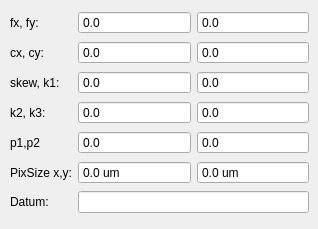
      <widget class="QWidget" name="tab">
       <attribute name="icon">
        <iconset>
         <normaloff>icons/text-file.jpg</normaloff>icons/text-file.jpg</iconset>
       </attribute>
       <attribute name="title">
        <string>aus Bildheader</string>
       </attribute>
       <widget class="QWidget" name="gridLayoutWidget_9">
        <property name="geometry">
         <rect>
          <x>10</x>
          <y>10</y>
          <width>299</width>
          <height>210</height>
         </rect>
        </property>
        <layout class="QGridLayout" name="gridLayout_9">
         <item row="1" column="1">
          <widget class="QLabel" name="label_56">
           <property name="text">
            <string>fx, fy:</string>
           </property>
          </widget>
         </item>
         <item row="1" column="2">
          <layout class="QHBoxLayout" name="horizontalLayout_9">
           <item>
            <widget class="QDoubleSpinBox" name="dlr_geom_fx">
             <property name="buttonSymbols">
              <enum>QAbstractSpinBox::NoButtons</enum>
             </property>
             <property name="suffix">
              <string/>
             </property>
             <property name="decimals">
              <number>1</number>
             </property>
             <property name="maximum">
              <double>9999999.000000000000000</double>
             </property>
            </widget>
           </item>
           <item>
            <widget class="QDoubleSpinBox" name="dlr_geom_fy">
             <property name="buttonSymbols">
              <enum>QAbstractSpinBox::NoButtons</enum>
             </property>
             <property name="suffix">
              <string/>
             </property>
             <property name="decimals">
              <number>1</number>
             </property>
             <property name="maximum">
              <double>9999999.000000000000000</double>
             </property>
            </widget>
           </item>
          </layout>
         </item>
         <item row="3" column="2">
          <layout class="QHBoxLayout" name="horizontalLayout_10">
           <item>
            <widget class="QDoubleSpinBox" name="dlr_geom_skew">
             <property name="buttonSymbols">
              <enum>QAbstractSpinBox::NoButtons</enum>
             </property>
             <property name="suffix">
              <string/>
             </property>
             <property name="decimals">
              <number>1</number>
             </property>
             <property name="maximum">
              <double>9999999.000000000000000</double>
             </property>
            </widget>
           </item>
           <item>
            <widget class="QDoubleSpinBox" name="dlr_geom_k1">
             <property name="buttonSymbols">
              <enum>QAbstractSpinBox::NoButtons</enum>
             </property>
             <property name="suffix">
              <string/>
             </property>
             <property name="decimals">
              <number>1</number>
             </property>
             <property name="maximum">
              <double>9999999.000000000000000</double>
             </property>
            </widget>
           </item>
          </layout>
         </item>
         <item row="2" column="1">
          <widget class="QLabel" name="label_57">
           <property name="text">
            <string>cx, cy:</string>
           </property>
          </widget>
         </item>
         <item row="3" column="1">
          <widget class="QLabel" name="label_59">
           <property name="text">
            <string>skew, k1:</string>
           </property>
          </widget>
         </item>
         <item row="4" column="1">
          <widget class="QLabel" name="label_58">
           <property name="text">
            <string>k2, k3:</string>
           </property>
          </widget>
         </item>
         <item row="5" column="1">
          <widget class="QLabel" name="label_60">
           <property name="text">
            <string>p1,p2</string>
           </property>
          </widget>
         </item>
         <item row="4" column="2">
          <layout class="QHBoxLayout" name="horizontalLayout_11">
           <item>
            <widget class="QDoubleSpinBox" name="dlr_geom_k2">
             <property name="buttonSymbols">
              <enum>QAbstractSpinBox::NoButtons</enum>
             </property>
             <property name="suffix">
              <string/>
             </property>
             <property name="decimals">
              <number>1</number>
             </property>
             <property name="maximum">
              <double>9999999.000000000000000</double>
             </property>
            </widget>
           </item>
           <item>
            <widget class="QDoubleSpinBox" name="dlr_geom_k3">
             <property name="buttonSymbols">
              <enum>QAbstractSpinBox::NoButtons</enum>
             </property>
             <property name="suffix">
              <string/>
             </property>
             <property name="decimals">
              <number>1</number>
             </property>
             <property name="maximum">
              <double>9999999.000000000000000</double>
             </property>
            </widget>
           </item>
          </layout>
         </item>
         <item row="7" column="1">
          <widget class="QLabel" name="label_68">
           <property name="text">
            <string>Datum:</string>
           </property>
          </widget>
         </item>
         <item row="5" column="2">
          <layout class="QHBoxLayout" name="horizontalLayout_7">
           <item>
            <widget class="QDoubleSpinBox" name="dlr_geom_p1">
             <property name="buttonSymbols">
              <enum>QAbstractSpinBox::NoButtons</enum>
             </property>
             <property name="suffix">
              <string/>
             </property>
             <property name="decimals">
              <number>1</number>
             </property>
             <property name="maximum">
              <double>9999999.000000000000000</double>
             </property>
            </widget>
           </item>
           <item>
            <widget class="QDoubleSpinBox" name="dlr_geom_p2">
             <property name="buttonSymbols">
              <enum>QAbstractSpinBox::NoButtons</enum>
             </property>
             <property name="suffix">
              <string/>
             </property>
             <property name="decimals">
              <number>1</number>
             </property>
             <property name="maximum">
              <double>9999999.000000000000000</double>
             </property>
            </widget>
           </item>
          </layout>
         </item>
         <item row="7" column="2">
          <widget class="QLineEdit" name="dlr_geom_ts"/>
         </item>
         <item row="2" column="2">
          <layout class="QHBoxLayout" name="horizontalLayout_8">
           <item>
            <widget class="QDoubleSpinBox" name="dlr_geom_cx">
             <property name="buttonSymbols">
              <enum>QAbstractSpinBox::NoButtons</enum>
             </property>
             <property name="suffix">
              <string/>
             </property>
             <property name="decimals">
              <number>1</number>
             </property>
             <property name="maximum">
              <double>9999999.000000000000000</double>
             </property>
            </widget>
           </item>
           <item>
            <widget class="QDoubleSpinBox" name="dlr_geom_cy">
             <property name="buttonSymbols">
              <enum>QAbstractSpinBox::NoButtons</enum>
             </property>
             <property name="suffix">
              <string/>
             </property>
             <property name="decimals">
              <number>1</number>
             </property>
             <property name="maximum">
              <double>9999999.000000000000000</double>
             </property>
            </widget>
           </item>
          </layout>
         </item>
         <item row="6" column="1">
          <widget class="QLabel" name="label_3">
           <property name="text">
            <string>PixSize x,y:</string>
           </property>
          </widget>
         </item>
         <item row="6" column="2">
          <layout class="QHBoxLayout" name="horizontalLayout_18">
           <item>
            <widget class="QDoubleSpinBox" name="dlr_geom_pixelshift_y">
             <property name="buttonSymbols">
              <enum>QAbstractSpinBox::NoButtons</enum>
             </property>
             <property name="suffix">
              <string> um</string>
             </property>
             <property name="decimals">
              <number>1</number>
             </property>
             <property name="maximum">
              <double>9999999.000000000000000</double>
             </property>
            </widget>
           </item>
           <item>
            <widget class="QDoubleSpinBox" name="dlr_geom_pixelshift_x">
             <property name="buttonSymbols">
              <enum>QAbstractSpinBox::NoButtons</enum>
             </property>
             <property name="suffix">
              <string> um</string>
             </property>
             <property name="decimals">
              <number>1</number>
             </property>
             <property name="maximum">
              <double>9999999.000000000000000</double>
             </property>
            </widget>
           </item>
          </layout>
         </item>
        </layout>
       </widget>
      </widget>
